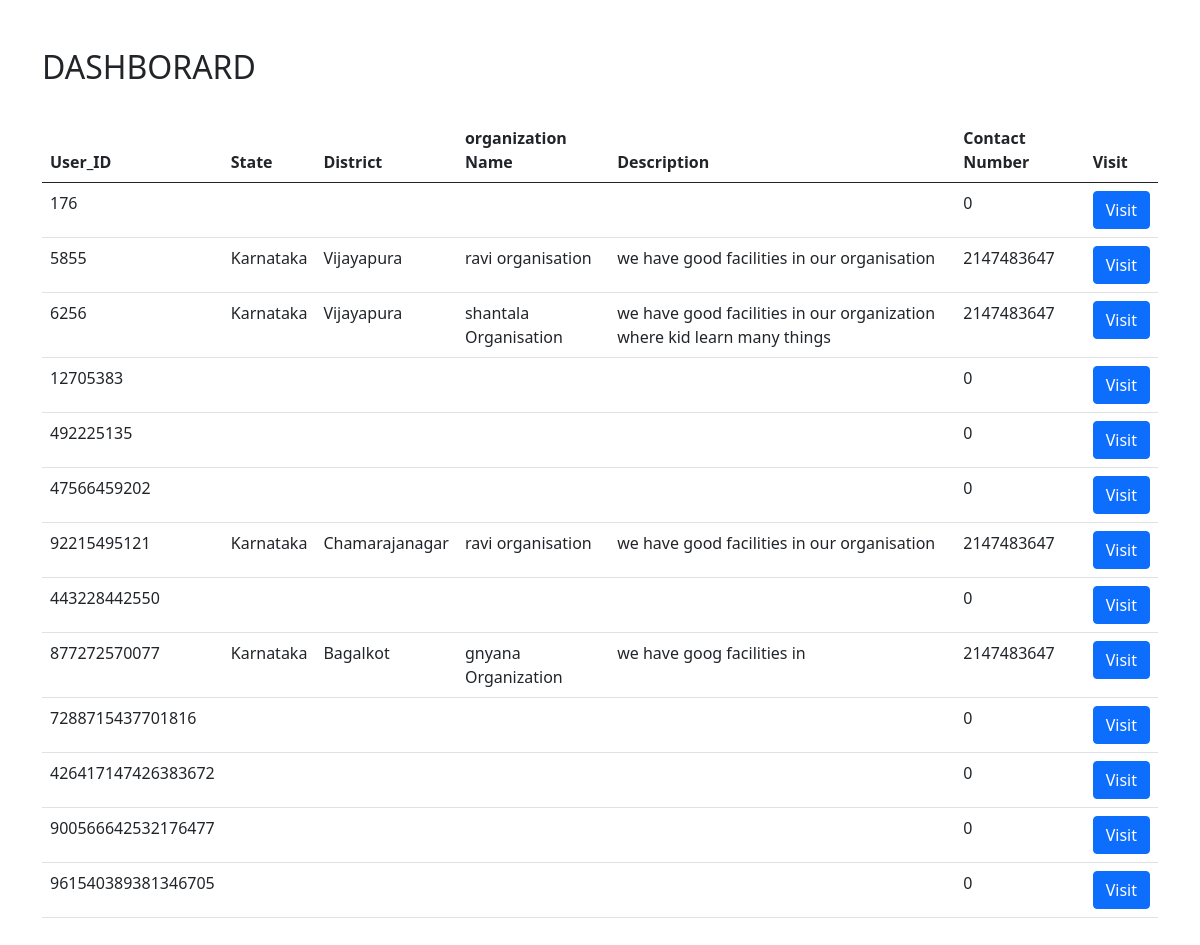
/main_dash.php, run on the app's committed database.
### tables this page shows
CREATE TABLE `users` (
  `id` bigint(20) NOT NULL,
  `img_user` varchar(400) NOT NULL,
  `user_id` bigint(20) NOT NULL,
  `user_name` varchar(50) NOT NULL,
  `Email` varchar(255) NOT NULL,
  `phnumber` int(20) NOT NULL,
  `password` varchar(25) NOT NULL,
  `state` varchar(200) DEFAULT NULL,
  `district` varchar(200) DEFAULT NULL,
  `orgname` varchar(200) DEFAULT NULL,
  `orgdesc` longtext DEFAULT NULL,
  `jobrole` varchar(200) DEFAULT NULL,
  `date` timestamp NOT NULL DEFAULT current_timestamp() ON UPDATE current_timestamp()
);

### main_dash.php (the view, shortened to what this page needs)
<?php
include("confun/connection.php");
?>
<!DOCTYPE html>
<html lang="en">
	<head>
		<link href="https://cdn.jsdelivr.net/npm/bootstrap@5.0.2/dist/css/bootstrap.min.css" rel="stylesheet">
		</head>
		<body>
			<div class="container my-5">
				<h2>DASHBORARD</h2>
				<br>
				<table class="table">
					<thead>
						<tr>
							<th>User_ID</th>
							<th>State</th>
							<th>District</th>
							<th>organization Name</th>
						    <th>Description</th>
							<th>Contact Number</th>
							<th>Visit</th>
						</tr>
					</thead>
					<tbody>
						<?php
						$sql= "select * from users " ;
						$result = mysqli_query($con,$sql);
						if($result && mysqli_num_rows($result)>0)
						{
						while(	$user_data = mysqli_fetch_assoc($result))
						{
							echo "
							<tr>
							<td>$user_data[user_id]</td>
							<td>$user_data[state]</td>
							<td>$user_data[district]</td>
							<td>$user_data[orgname]</td>
							<td>$user_data[orgdesc]</td>
							<td>$user_data[phnumber]</td>
							<td>
								<a class='btn btn-primary' href='kid_dash.php?id=$user_data[user_id]' role='button'>Visit</a>
                            </td>
						</tr>
							";
						}
					}else {
						echo "<div class='alert alert-danger'>No data found!</div>";
					}?>
					</tbody>
				</table>
			</div>
		</body>
</html>

### data on the page
users: user_id "176", phnumber "0"
users: user_id "5855", state "Karnataka", district "Vijayapura", orgname "ravi organisation", orgdesc "we have good facilities in our organisation", phnumber "2147483647"
users: user_id "6256", state "Karnataka", district "Vijayapura", orgname "shantala Organisation", orgdesc "we have good facilities in our organization where kid learn many things", phnumber "2147483647"
users: user_id "12705383", phnumber "0"
users: user_id "492225135", phnumber "0"
users: user_id "47566459202", phnumber "0"
users: user_id "92215495121", state "Karnataka", district "Chamarajanagar", orgname "ravi organisation", orgdesc "we have good facilities in our organisation", phnumber "2147483647"
users: user_id "443228442550", phnumber "0"
users: user_id "877272570077", state "Karnataka", district "Bagalkot", orgname "gnyana Organization", orgdesc "we have goog facilities in", phnumber "2147483647"
users: user_id "7288715437701816", phnumber "0"
users: user_id "426417147426383672", phnumber "0"
users: user_id "900566642532176477", phnumber "0"
users: user_id "961540389381346705", phnumber "0"
